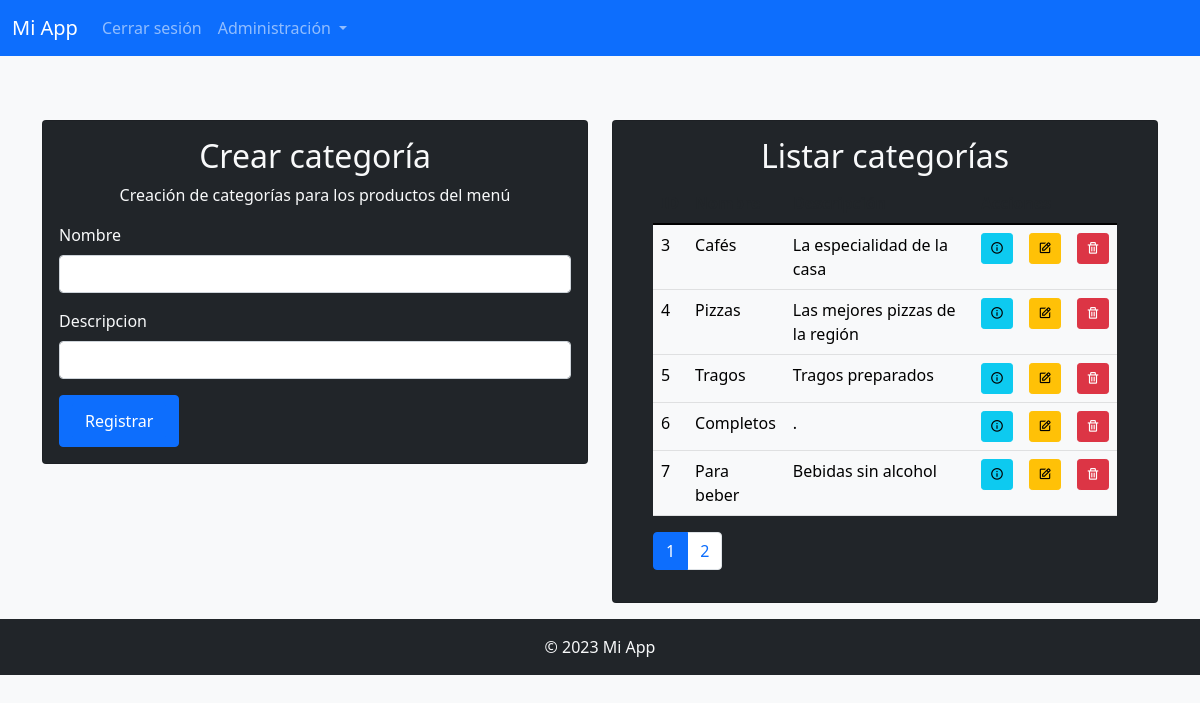
The app's page /admin/categoria (signed in) with its own data.
### models/CategoriasMenu.py (models this page shows)
class CategoriasMenu(db.Model):
  id = db.Column(db.Integer, primary_key=True)
  nombre = db.Column(db.String(20), unique=True, nullable=False)
  descripcion = db.Column(db.String(200), nullable=False)

### routes/menu/categorias.py (the view, shortened to what this page needs)
@categorias_menu.route('/admin/categoria', methods=['POST', 'GET'])
@login_required
def adm_categoria():
  form = CategoriaMenuForm()
  pagina = request.args.get('pagina', 1, type=int)
  categorias_por_pagina = request.args.get('elementos', 5, type=int)
  categorias_paginadas = CategoriasMenu.query.paginate(page=pagina, per_page=categorias_por_pagina, error_out=False)
  return render_template('admin/categoria.html', form=form, categorias_paginadas=categorias_paginadas)

### forms/forms.py
class CategoriaMenuForm(FlaskForm):
  nombre = StringField('Nombre', validators=[DataRequired()])
  descripcion = StringField('Descripcion', validators=[DataRequired()])
  submit = SubmitField('Registrar')

### models/User.py (called while the page is built)
@login_manager.user_loader
def load_user(user_id):
  return User.query.get(int(user_id))

### templates/admin/categoria.html (shortened to what this page needs)
{% extends "base.html" %}
{% block content %}
<div class="row justify-content-center">
  <div class="col-lg-6 col-md-12">
    <div class="card bg-dark text-light mt-5">
      <div class="card-body">
        <h2 class="text-center text-light">Crear categoría</h2>
        <p class="text-center text-light">Creación de categorías para los productos del menú</p>
        <form method="POST">
          <div class="mb-3">
            {{ form.nombre.label(class="form-label text-light") }}
            {{ form.nombre(class="form-control") }}
          </div>
          <div class="mb-3">
            {{ form.descripcion.label(class="form-label text-light") }}
            {{ form.descripcion(class="form-control") }}
          </div>
          <button class="btn btn-primary btn-block">
            {{ form.submit(class="btn btn-primary btn-block") }}
          </button>
        </form>
      </div>
    </div>
  </div>
  <div class="col-lg-6 col-md-12">
    <div class="card bg-dark text-light mt-5">
      <div class="card-body">
        <h2 class="text-center text-light">Listar categorías</h2>
        <div class="container table-responsive">
          <table class="table">
            <thead class="thead-light">
              <tr>
                <th>ID</th>
                <th>Nombre</th>
                <th>Descripción</th>
                <th colspan="3">Acciones</th>
              </tr>
            </thead>
            <tbody class="table-light">
              {% for categoria in categorias_paginadas %}
              <tr>
                <td>{{categoria.id}}</td>
                <td>{{categoria.nombre}}</td>
                <td>{{categoria.descripcion}}</td>
                <td>
                  <button type="button" class="btn btn-sm btn-info" onclick="eliminar()">
                    <i class='bx bx-info-circle'></i>
                  </button>
                </td>
                <td>
                  <button type="button" class="btn btn-sm btn-warning" onclick="eliminar()">
                    <i class='bx bx-edit'></i>
                  </button>
                </td>
                <td>
                  <button type="button" class="btn btn-sm btn-danger" onclick="eliminarCategoria({{ categoria.id }})">
                    <i class='bx bx-trash'></i>
                  </button>
                </td>
              </tr>
              {% endfor %}
            </tbody>
          </table>
          <ul class="pagination">
            {% for pag_num in categorias_paginadas.iter_pages() %}
              {% if pag_num %}
                {% if categorias_paginadas.page == pag_num %}
                  <li class="page-item active"><span class="page-link">{{ pag_num }}</span></li>
                {% else %}
                  <li class="page-item"><a class="page-link" href="{{ url_for('categorias_menu.adm_categoria', pagina=pag_num, elementos=5) }}">{{ pag_num }}</a></li>
                {% endif %}
              {% else %}
                <span class="ellipsis">...</span>
              {% endif %}
            {% endfor%}
          </ul>
        </div>
      </div>
    </div>
  </div>
</div>
{% endblock %}

### templates/base.html (shortened to what this page needs)
<!DOCTYPE html>
<html lang="es">
<head>
  <link href="https://cdn.jsdelivr.net/npm/bootstrap@5.1.3/dist/css/bootstrap.min.css" rel="stylesheet"
>
  <link rel="stylesheet" href="https://bootstrap.themes.guide/herbie/theme.css">
  <link rel="stylesheet" href="https://cdn.jsdelivr.net/npm/boxicons@2.0.7/css/boxicons.min.css">
</head>
<body class="bg-light text-light">
  <nav class="navbar navbar-expand-lg navbar-dark bg-primary">
    <div class="container-fluid">
      <a class="navbar-brand" href="#">Mi App</a>
      <div class="collapse navbar-collapse" id="navbarNavDropdown">
        <ul class="navbar-nav">
          {% if current_user.is_authenticated %}
          <li class="nav-item">
            <a class="nav-link" href="{{ url_for('usuario_route.cerrar_sesion') }}">Cerrar sesión</a>
          </li>
          <li class="nav-item dropdown">
            <a class="nav-link dropdown-toggle" href="#" role="button" data-bs-toggle="dropdown" aria-expanded="false">
              Administración
            </a>
          </li>
          {% else %}
          <li class="nav-item">Inicia sesión o <a href="{{ url_for('usuario_route.registro') }}"
              class="link-primary">regístrate</a> para acceder al sitio</li>
          {% endif %}
        </ul>
      </div>
    </div>
  </nav>
  <div class="container mt-3">
    <div class="content">
      {% block content %}{% endblock %}
    </div>
  </div>
  <footer class="bg-dark text-light text-center mt-3 py-3">
    <p class="mb-0">&copy; 2023 Mi App</p>
  </footer>
</body>
</html>

### records on screen
CategoriasMenu: id "3", nombre "Cafés", descripcion "La especialidad de la casa"
CategoriasMenu: id "4", nombre "Pizzas", descripcion "Las mejores pizzas de la región"
CategoriasMenu: id "5", nombre "Tragos", descripcion "Tragos preparados"
CategoriasMenu: id "6", nombre "Completos", descripcion "."
CategoriasMenu: id "7", nombre "Para beber", descripcion "Bebidas sin alcohol"

### other values on screen
{{ pag_num }} "1"
{{ pag_num }} "2"
